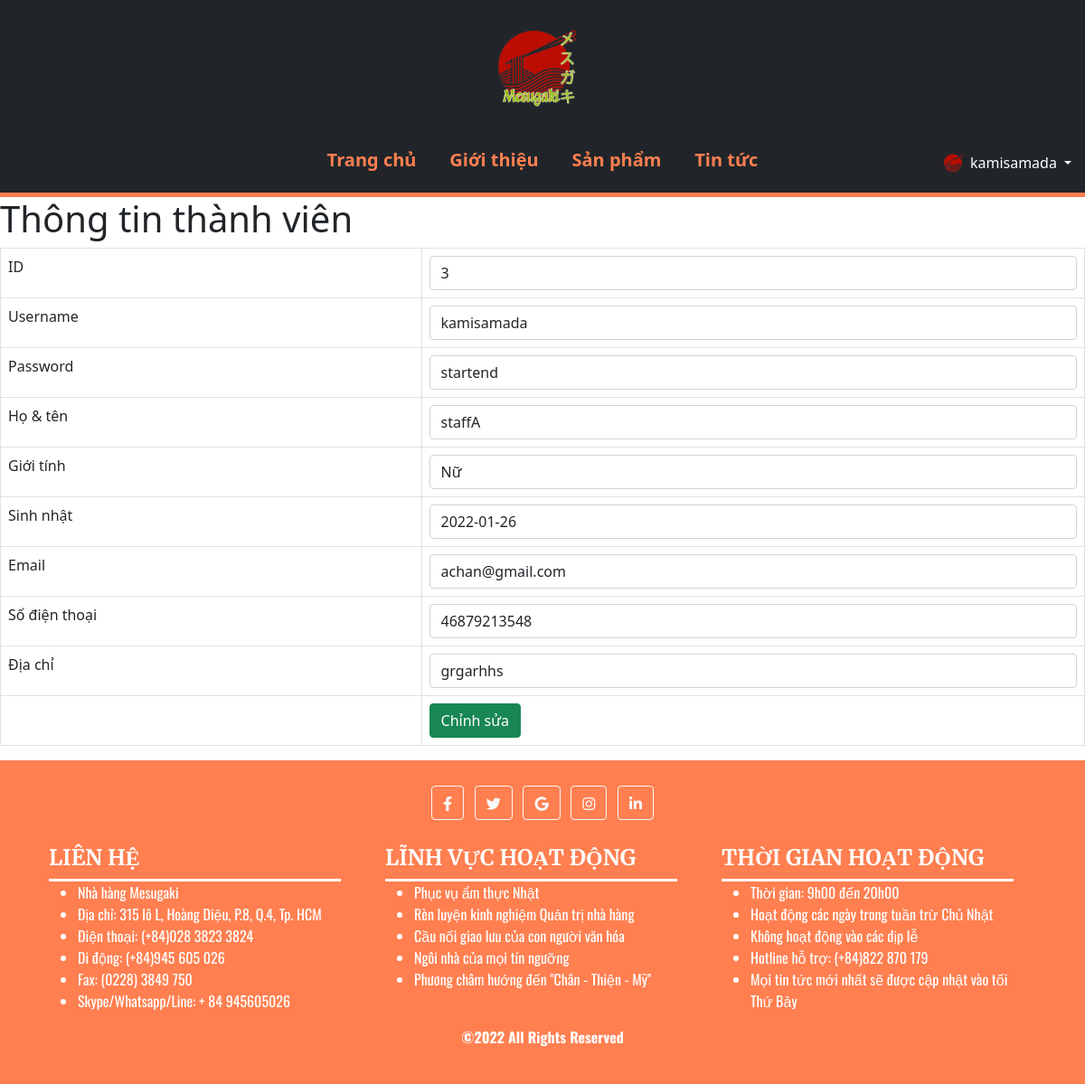
Screenshot of /profile.php (signed in) with the database file from the repository.
### tables this page shows
CREATE TABLE `user` (
  `id` int(10) UNSIGNED NOT NULL,
  `username` varchar(100) NOT NULL,
  `password` varchar(255) NOT NULL,
  `full_name` varchar(100) NOT NULL,
  `sex` varchar(6) NOT NULL COMMENT 'Nam, Nữ, Khác',
  `birthday` date NOT NULL,
  `email` varchar(50) NOT NULL,
  `phone` varchar(15) NOT NULL,
  `address` varchar(255) NOT NULL,
  `admin` tinyint(1) NOT NULL DEFAULT 0 COMMENT '0: user, 1: admin'
);

### profile.php (the view, shortened to what this page needs)
<!DOCTYPE html>
<html lang="en">
<head>
  <link href="https://cdnjs.cloudflare.com/ajax/libs/font-awesome/5.9.0/css/all.min.css" rel="stylesheet">
  <link href="https://cdn.jsdelivr.net/npm/bootstrap@5.1.3/dist/css/bootstrap.min.css" rel="stylesheet">
</head>
<body>
  <div>
    <?php $IPATH = $_SERVER["DOCUMENT_ROOT"]."/btl-web/";
    include($IPATH."navbar.php");?>
  </div>
  <?php
    require_once('config/config.php');
    if (isset($_SESSION['user_id'])) {
      $query = "SELECT * FROM `user` WHERE id = '" . $_SESSION['user_id'] . "'";
      $result = $conn->query($query);
      if ($result->num_rows > 0) {
        $profile = $result->fetch_assoc();
      } else {
        echo "<div class='alert alert-warning'>Profile Not Found.</div>";
      }
    }
  ?>
  <div class="conatainer">
    <div class="page-header">
      <h1>Thông tin thành viên</h1>
    </div>
    <form method="post">
      <table class='table table-hover table-responsive table-bordered'>
        <tr>
          <td>ID</td>
          <td><span class='form-control'><?php echo $profile['id']?></span></td>
        </tr>
        <tr>
          <td>Username</td>
          <td><span class='form-control'><?php echo $profile['username']?></span></td>
        </tr>
        <tr>
          <td>Password</td>
          <td><span class='form-control'><?php echo $profile['password']?></span></td>
        </tr>
        <tr>
          <td>Họ & tên</td>
          <td><span class='form-control'><?php echo $profile['full_name']?></span></td>
        </tr>
        <tr>
          <td>Giới tính</td>
          <td><span class='form-control'><?php echo $profile['sex']?></span></td>
        </tr>
        <tr>
          <td>Sinh nhật</td>
          <td><span class='form-control'><?php echo $profile['birthday']?></span></td>
        </tr>
        <tr>
          <td>Email</td>
          <td><span class='form-control'><?php echo $profile['email']?></span></td>
        </tr>
        <tr>
          <td>Số điện thoại</td>
          <td><span class='form-control'><?php echo $profile['phone']?></span></td>
        </tr>
        <tr>
          <td>Địa chỉ</td>
          <td><span class='form-control'><?php echo $profile['address']?></span></td>
        </tr>
        <tr>
          <td></td>
          <td>
            <a href=<?php echo "editProfile.php?id=" . $profile['id'];?> class='btn btn-success'>Chỉnh sửa</a>
          </td>
        </tr>
      </table>
    </form>
  </div>
  <div>
    <?php $IPATH = $_SERVER["DOCUMENT_ROOT"]."/btl-web/";
    include($IPATH."footer.php");?>
  </div>
</body>
</html>

### styles/header.css (style rules this page uses)
* { margin: 0; padding: 0; box-sizing: border-box; outline: none; border: none; text-decoration: none; transition: 0.2s linear; }
:root { --color: #ff7f50; --border: 5px solid #ff7f50; --gray: #57606f; --bg: rgba(255, 255, 255, 0.3); }

### rows the page displays
user: id "3", username "kamisamada", password "startend", full_name "staffA", sex "Nữ", birthday "2022-01-26", email "achan@gmail.com", phone "46879213548", address "grgarhhs"

### other values shown
$_SESSION['username'] "kamisamada"
